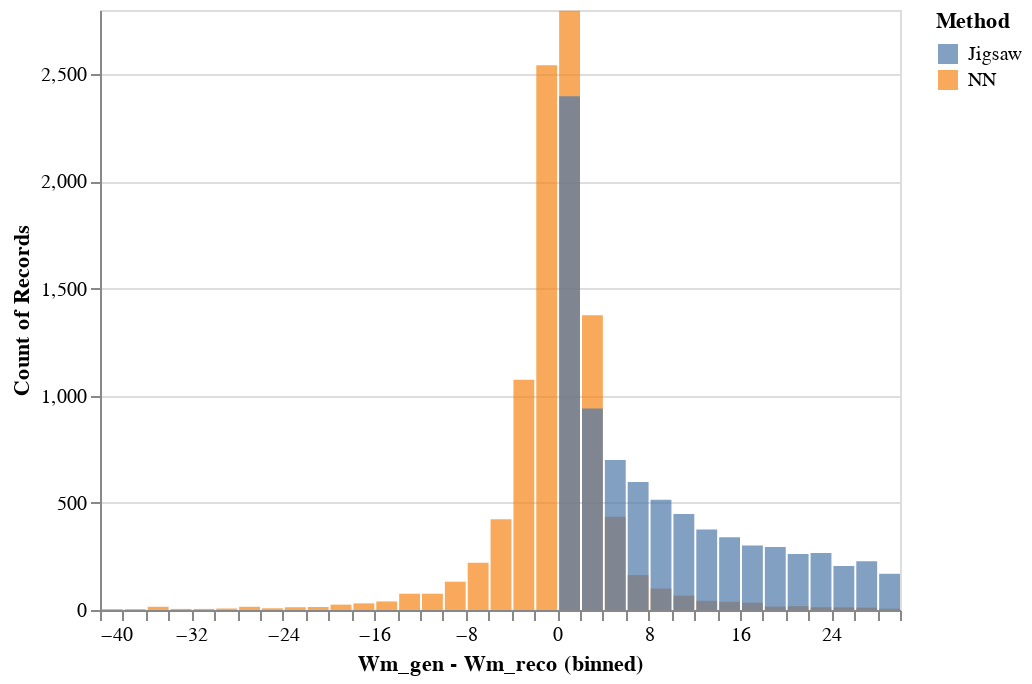

Write notebook code for a chart like this one.
### Code cell
chart_data = pd.DataFrame({'Wm_gen - Wm_reco': np.concatenate((y_test - y_pred, y_test - jigsaw_test[definitions.JIGSAW_TARGETS[dataset][target][0]].values)), 'Method': ['NN']*y_test.shape[0] + ['Jigsaw']*y_test.shape[0]})

alt.Chart(chart_data).mark_bar(opacity=0.7).encode(alt.X("Wm_gen - Wm_reco:Q", bin=alt.Bin(extent=[-40, 30], step=2)), y=alt.Y("count()", stack=None), color="Method")

### Figure 1 — Vega-Lite specification as saved in the notebook (floating-point values rounded to 4 significant figures; data arrays with more than 128 entries replaced by an {"elided": "..."} marker saying what was removed)
{"config": {"view": {"continuousWidth": 400, "continuousHeight": 300}}, "data": {"name": "data-76d50360f486c89edcc5e9346f5d37d8"}, "mark": {"type": "bar", "opacity": 0.7}, "encoding": {"color": {"type": "nominal", "field": "Method"}, "x": {"type": "quantitative", "bin": {"extent": [-40, 30], "step": 2}, "field": "Wm_gen - Wm_reco"}, "y": {"type": "quantitative", "aggregate": "count", "stack": null}}, "$schema": "https://vega.github.io/schema/vega-lite/v4.0.2.json", "datasets": {"data-76d50360f486c89edcc5e9346f5d37d8": {"elided": "20000 records"}}}
